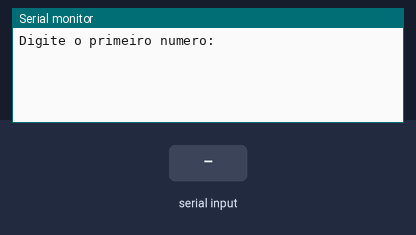
This sketch was run on a simulated Arduino Uno, built with avr-gcc and run on an emulated ATmega328P. Shown: the last lines printed to the serial monitor. The inputs (shaded band) are chosen by the test bench.

Above: at 1.2 s.
1.3 s: "90,45\n" received over Serial
At 2.5 s:
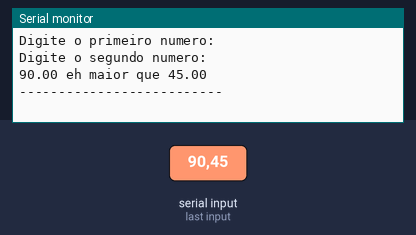
2.8 s: "30,150\n" received over Serial
At 5.4 s:
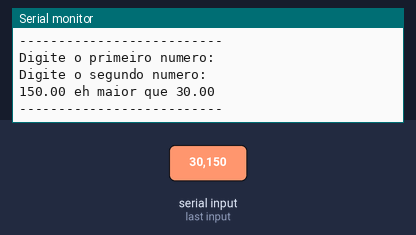

The sketch:

ex_14if1.ino
```cpp
// C++ code
//
void setup() {
  Serial.begin(9600); // Inicia a comunicação serial
}

void loop() {
  float numero1, numero2;

  Serial.println("\nDigite o primeiro numero:");
  while(!Serial.available()) {} // Aguarda entrada do usuário
  numero1 = Serial.parseFloat();
  Serial.read(); // Limpa o buffer

  Serial.println("Digite o segundo numero:");
  while(!Serial.available()) {}
  numero2 = Serial.parseFloat();
  Serial.read(); // Limpa o buffer

  // Compara os dois números
  if(numero1 > numero2) {
    Serial.print(numero1, 2);
    Serial.print(" eh maior que ");
    Serial.println(numero2, 2);
  }
  else if(numero2 > numero1) {
    Serial.print(numero2, 2);
    Serial.print(" eh maior que ");
    Serial.println(numero1, 2);
  }
  else {
    Serial.println("os numeros sao iguais!");
  }

  Serial.println("--------------------------");
  delay(3000); // Espera 3 segundos antes de reiniciar
}
```

Measured:
- after the input at 1.3 s, the serial monitor: prints a new line at once (image 1)
- after the input at 2.8 s, the serial monitor: prints a new line after 1.6 s (image 2)
